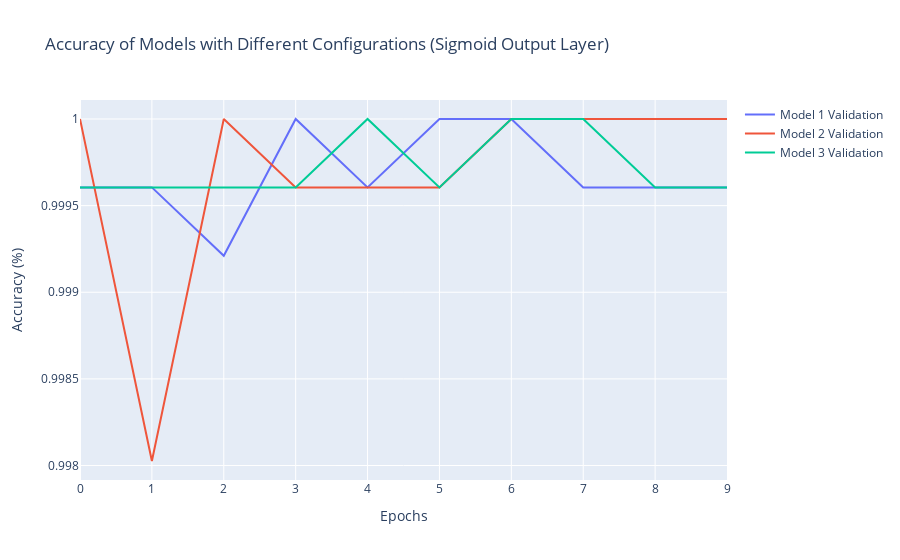

Notebook code cell kept with this figure:
### Markdown cell above
## Learning objectives

### Binary classification

The output of the neural network is usually a number from $[0, 1]$ which is the probability of the positive class. Sigmoid is the typical choice for the output layer:

$$
\widehat y = x_L = x_{\mathrm{out}} = \sigma(x_{L-1})
$$

Where $\widehat{y}$ represents the predicted output of the neural network, typically a value between 0 and 1.This value is interpreted as the probability of the positive class. For binary classification problems, it indicates the likelihood that the input belongs to the positive class.

The sigmoid function $\sigma(z)$ is commonly used as the activation function for the output layer. It transforms the input $x_{L-1}$ to the output $x_L = x_{\mathrm{out}}$ using the formula: $x_L = \sigma(x_{L-1}) = \frac{1}{1 + e^{-x_{L-1}}}$.

The sigmoid function maps any real-valued number to a value between 0 and 1, allowing the network to generate output probabilities.

Loss function(For binary classification tasks, the binary cross-entropy loss is commonly used and is defined as:): 

$$
\mathcal L(\widehat y, y) = -y\log(\widehat y) -(1-y) \log(1-\widehat y)
$$

The loss function measures the difference between the predicted output $\widehat{y}$ and the actual target output $y$.

Here, $y$ represents the true label (0 or 1) and $\widehat{y}$ is the predicted probability. The formula penalizes the model more when the predicted probability deviates from the true label.

### Code cell
# Filter dataset for binary classification (digits '0' and '1' only)
train_filter = np.where((train_labels == 0) | (train_labels == 1))
test_filter = np.where((test_labels == 0) | (test_labels == 1))

train_images_filtered, train_labels_filtered = train_images[train_filter], train_labels[train_filter]
test_images_filtered, test_labels_filtered = test_images[test_filter], test_labels[test_filter]

# Preprocess data
train_images_filtered = train_images_filtered.reshape((-1, 28 * 28)).astype('float32') / 255.0
test_images_filtered = test_images_filtered.reshape((-1, 28 * 28)).astype('float32') / 255.0

# Different model configurations
configs = [
    {'hidden_layers': [128, 64], 'epochs': 10, 'batch_size': 128},
    {'hidden_layers': [256, 128, 64], 'epochs': 10, 'batch_size': 128},
    {'hidden_layers': [64, 32], 'epochs': 10, 'batch_size': 64},
]

accuracy_results = []

fig = go.Figure()

for idx, config in enumerate(configs):
    model_binary = Sequential()
    model_binary.add(Dense(config['hidden_layers'][0], activation='relu', input_shape=(28 * 28,)))
    for units in config['hidden_layers'][1:]:
        model_binary.add(Dense(units, activation='relu'))
    model_binary.add(Dense(1, activation='sigmoid'))

    model_binary.compile(optimizer='adam', loss='binary_crossentropy', metrics=['accuracy'])
    
    history = model_binary.fit(train_images_filtered, (train_labels_filtered == 1).astype(int), epochs=config['epochs'], batch_size=config['batch_size'], validation_split=0.2, verbose=0)
    _, accuracy = model_binary.evaluate(test_images_filtered, (test_labels_filtered == 1).astype(int), verbose=0)
    accuracy_results.append(accuracy * 100)
    
    #fig.add_trace(go.Scatter(y=history.history['accuracy'], mode='lines', name=f'Model {idx + 1} Training'))
    fig.add_trace(go.Scatter(y=history.history['val_accuracy'], mode='lines', name=f'Model {idx + 1} Validation'))

# Plot the accuracy results
fig.update_layout(title='Accuracy of Models with Different Configurations (Sigmoid Output Layer)', xaxis_title='Epochs', yaxis_title='Accuracy (%)')
fig.show()

print("Accuracy Results:", accuracy_results)

### Figure 1 — Plotly figure (JSON) as saved in the notebook; plotly's stock layout.template omitted (floating-point values rounded to 4 significant figures)
{"data": [{"mode": "lines", "name": "Model 1 Validation", "type": "scatter", "y": [0.9996, 0.9996, 0.9992, 1, 0.9996, 1, 1, 0.9996, 0.9996, 0.9996]}, {"mode": "lines", "name": "Model 2 Validation", "type": "scatter", "y": [1, 0.998, 1, 0.9996, 0.9996, 0.9996, 1, 1, 1, 1]}, {"mode": "lines", "name": "Model 3 Validation", "type": "scatter", "y": [0.9996, 0.9996, 0.9996, 0.9996, 1, 0.9996, 1, 1, 0.9996, 0.9996]}], "layout": {"title": {"text": "Accuracy of Models with Different Configurations (Sigmoid Output Layer)"}, "xaxis": {"title": {"text": "Epochs"}}, "yaxis": {"title": {"text": "Accuracy (%)"}}}}
